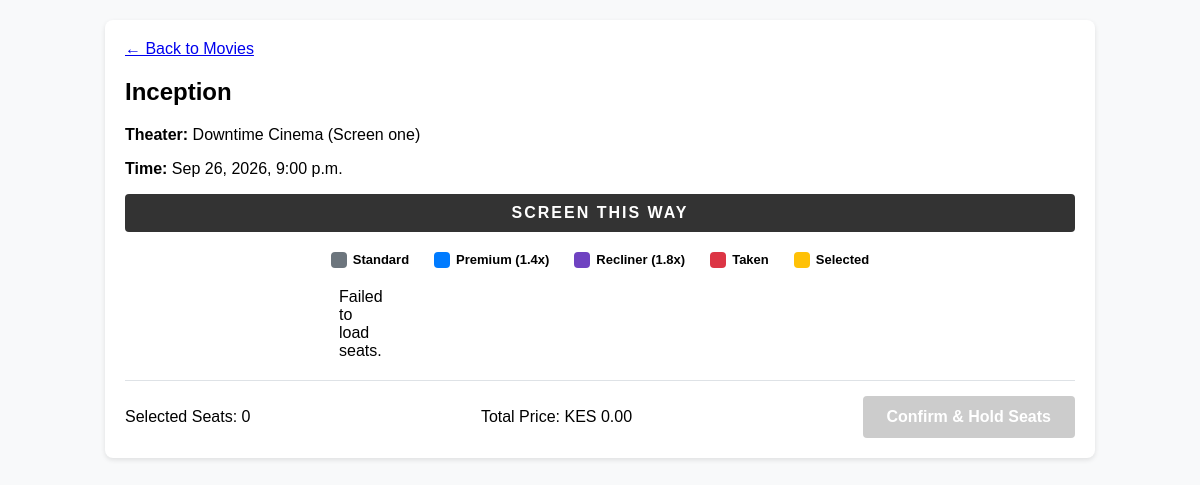
The app's page /showtimes/1/seats/ with its own data.
### views.py (the view)
# urls.py: path("showtimes/<int:showtime_id>/seats/", views.seat_map_view, name="seat_map"),
def seat_map_view(request, showtime_id):
    showtime = get_object_or_404(Showtime.objects.select_related("movie", "screen__theater"), id=showtime_id)
    return render(request, "booking/seat_map.html", {"showtime": showtime})

### booking/templates/booking/seat_map.html (shortened to what this page needs)
<!DOCTYPE html>
<html lang="en">
<head>
</head>
<body>
    <div class="container">
        <a href="{% url 'landing_page' %}">← Back to Movies</a>
        <h2>{{ showtime.movie.title }}</h2>
        <p><strong>Theater:</strong> {{ showtime.screen.theater.name }} ({{ showtime.screen.name }})</p>
        <p><strong>Time:</strong> {{ showtime.start_time|date:"M j, Y, g:i a" }}</p>
        <div class="screen-bar">SCREEN THIS WAY</div>
        <div class="legend">
            <div class="legend-item"><div class="legend-box" style="background: #6c757d;"></div> Standard</div>
            <div class="legend-item"><div class="legend-box" style="background: #007bff;"></div> Premium (1.4x)</div>
            <div class="legend-item"><div class="legend-box" style="background: #6f42c1;"></div> Recliner (1.8x)</div>
            <div class="legend-item"><div class="legend-box" style="background: #dc3545;"></div> Taken</div>
            <div class="legend-item"><div class="legend-box" style="background: #ffc107;"></div> Selected</div>
        </div>
        <div id="seat-map" class="seat-grid">Loading seats...</div>
        <div class="summary">
            <div>Selected Seats: <span id="selected-count">0</span></div>
            <div>Total Price: KES <span id="total-price">0.00</span></div>
            <button id="book-btn" class="book-btn" onclick="submitBooking()" disabled>Confirm & Hold Seats</button>
        </div>
    </div>
</body>
</html>

### booking/templates/booking/seat_map.html (style rules this page uses)
body { font-family: Arial, sans-serif; margin: 0; padding: 20px; background: #f8f9fa; }
.container { max-width: 950px; margin: auto; background: white; padding: 20px; border-radius: 8px; box-shadow: 0 2px 5px rgba(0,0,0,0.1); }
.screen-bar { background: #333; color: white; text-align: center; padding: 10px; margin-bottom: 20px; border-radius: 4px; font-weight: bold; letter-spacing: 2px; }
.seat-grid { display: grid; grid-template-columns: repeat(10, 45px); gap: 8px; justify-content: center; margin-bottom: 20px; }
.legend { display: flex; justify-content: center; gap: 25px; margin-bottom: 20px; font-size: 13px; font-weight: bold; }
.legend-item { display: flex; align-items: center; gap: 6px; }
.legend-box { width: 16px; height: 16px; border-radius: 4px; }
.summary { margin-top: 20px; border-top: 1px solid #dee2e6; padding-top: 15px; display: flex; justify-content: space-between; align-items: center; }
.book-btn { background: #28a745; color: white; border: none; padding: 12px 24px; border-radius: 4px; font-size: 16px; cursor: pointer; font-weight: bold; }
.book-btn:disabled { background: #ccc; cursor: not-allowed; }

### records on screen
booking_showtime: movie "Inception", screen.theater.name "Downtime Cinema", screen.name "Screen one", start_time "Sep 26, 2026, 9:00 p.m."
